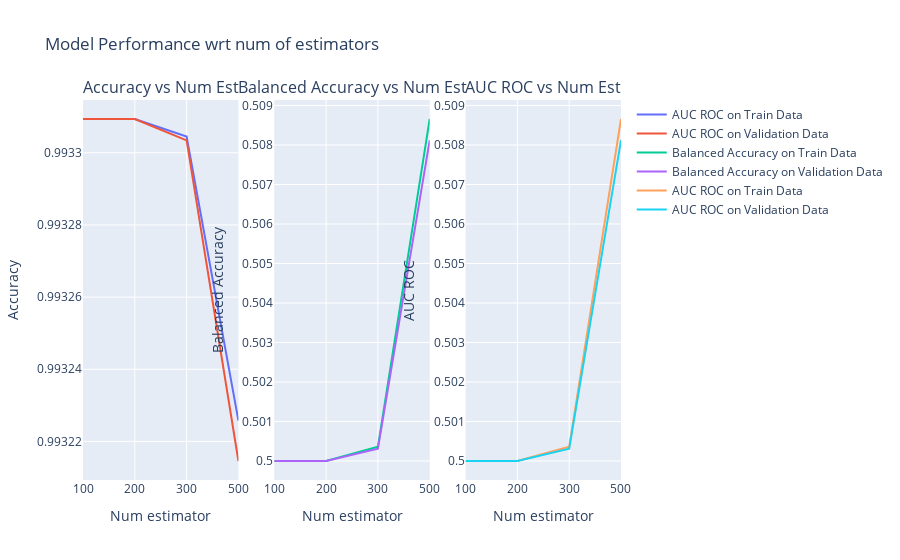

Write notebook code for a chart like this one.
### Code cell
fig = make_subplots(rows=1, cols=3, subplot_titles=("Accuracy vs Num Est", "Balanced Accuracy vs Num Est", "AUC ROC vs Num Est"))
# accuracy
fig.add_trace(go.Scatter(x=n_estimators, y=gs.cv_results_['mean_train_Accuracy'], mode='lines', name='AUC ROC on Train Data'), row=1, col=1)
fig.add_trace(go.Scatter(x=n_estimators, y=gs.cv_results_['mean_test_Accuracy'], mode='lines', name='AUC ROC on Validation Data'), row=1, col=1)
# f1 score
fig.add_trace(go.Scatter(x=n_estimators, y=gs.cv_results_['mean_train_BalancedAccuracy'], mode='lines', name='Balanced Accuracy on Train Data'), row=1, col=2)
fig.add_trace(go.Scatter(x=n_estimators, y=gs.cv_results_['mean_test_BalancedAccuracy'], mode='lines', name='Balanced Accuracy on Validation Data'), row=1, col=2)
# auc roc
fig.add_trace(go.Scatter(x=n_estimators, y=gs.cv_results_['mean_train_AUC'], mode='lines', name='AUC ROC on Train Data'), row=1, col=3)
fig.add_trace(go.Scatter(x=n_estimators, y=gs.cv_results_['mean_test_AUC'], mode='lines', name='AUC ROC on Validation Data'), row=1, col=3)
# Update xaxis properties
fig.update_xaxes(title_text="Num estimator", row=1, col=1, type='category')
fig.update_xaxes(title_text="Num estimator", row=1, col=2, type='category')
fig.update_xaxes(title_text="Num estimator", row=1, col=3, type='category')
# Update yaxis properties
fig.update_yaxes(title_text="Accuracy", row=1, col=1)
fig.update_yaxes(title_text="Balanced Accuracy", row=1, col=2)
fig.update_yaxes(title_text="AUC ROC",  row=1, col=3)
# update layout
fig.update_layout(title='Model Performance wrt num of estimators')
fig.show()

### Figure 1 — Plotly figure (JSON) as saved in the notebook; plotly's stock layout.template omitted (floating-point values rounded to 4 significant figures)
{"data": [{"mode": "lines", "name": "AUC ROC on Train Data", "type": "scatter", "x": [100, 200, 300, 500], "xaxis": "x", "y": [0.9933, 0.9933, 0.9933, 0.9932], "yaxis": "y"}, {"mode": "lines", "name": "AUC ROC on Validation Data", "type": "scatter", "x": [100, 200, 300, 500], "xaxis": "x", "y": [0.9933, 0.9933, 0.9933, 0.9932], "yaxis": "y"}, {"mode": "lines", "name": "Balanced Accuracy on Train Data", "type": "scatter", "x": [100, 200, 300, 500], "xaxis": "x2", "y": [0.5, 0.5, 0.5004, 0.5087], "yaxis": "y2"}, {"mode": "lines", "name": "Balanced Accuracy on Validation Data", "type": "scatter", "x": [100, 200, 300, 500], "xaxis": "x2", "y": [0.5, 0.5, 0.5003, 0.5081], "yaxis": "y2"}, {"mode": "lines", "name": "AUC ROC on Train Data", "type": "scatter", "x": [100, 200, 300, 500], "xaxis": "x3", "y": [0.5, 0.5, 0.5004, 0.5087], "yaxis": "y3"}, {"mode": "lines", "name": "AUC ROC on Validation Data", "type": "scatter", "x": [100, 200, 300, 500], "xaxis": "x3", "y": [0.5, 0.5, 0.5003, 0.5081], "yaxis": "y3"}], "layout": {"annotations": [{"font": {"size": 16}, "showarrow": false, "text": "Accuracy vs Num Est", "x": 0.1444, "xanchor": "center", "xref": "paper", "y": 1, "yanchor": "bottom", "yref": "paper"}, {"font": {"size": 16}, "showarrow": false, "text": "Balanced Accuracy vs Num Est", "x": 0.5, "xanchor": "center", "xref": "paper", "y": 1, "yanchor": "bottom", "yref": "paper"}, {"font": {"size": 16}, "showarrow": false, "text": "AUC ROC vs Num Est", "x": 0.8556, "xanchor": "center", "xref": "paper", "y": 1, "yanchor": "bottom", "yref": "paper"}], "autosize": true, "title": {"text": "Model Performance wrt num of estimators"}, "xaxis": {"anchor": "y", "autorange": true, "domain": [0, 0.2889], "range": [0, 3], "title": {"text": "Num estimator"}, "type": "category"}, "xaxis2": {"anchor": "y2", "autorange": true, "domain": [0.3556, 0.6444], "range": [0, 3], "title": {"text": "Num estimator"}, "type": "category"}, "xaxis3": {"anchor": "y3", "autorange": true, "domain": [0.7111, 1], "range": [0, 3], "title": {"text": "Num estimator"}, "type": "category"}, "yaxis": {"anchor": "x", "autorange": true, "domain": [0, 1], "range": [0.9932, 0.9933], "title": {"text": "Accuracy"}, "type": "linear"}, "yaxis2": {"anchor": "x2", "autorange": true, "domain": [0, 1], "range": [0.4995, 0.5091], "title": {"text": "Balanced Accuracy"}, "type": "linear"}, "yaxis3": {"anchor": "x3", "autorange": true, "domain": [0, 1], "range": [0.4995, 0.5091], "title": {"text": "AUC ROC"}, "type": "linear"}}}
